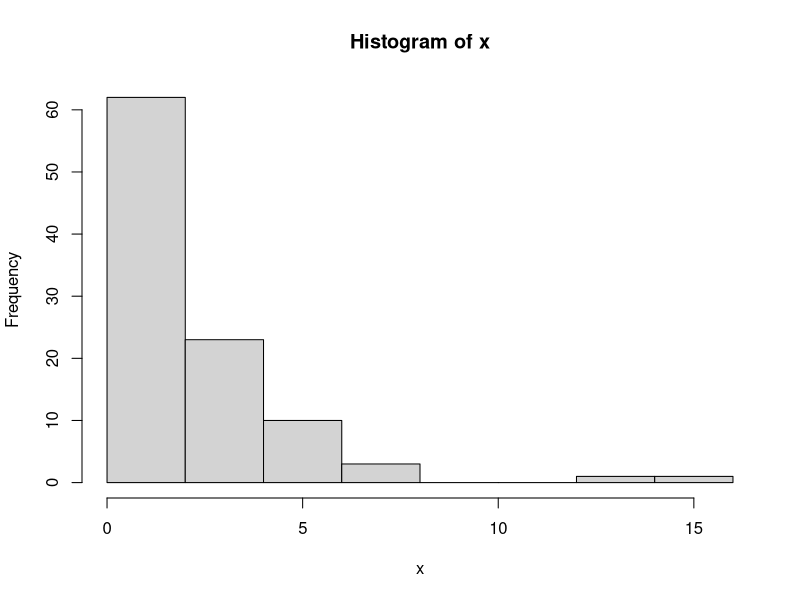
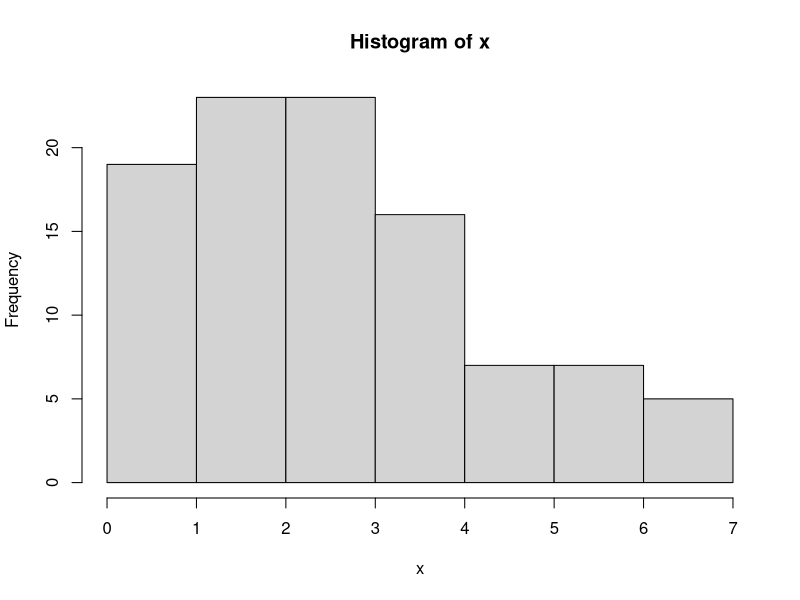
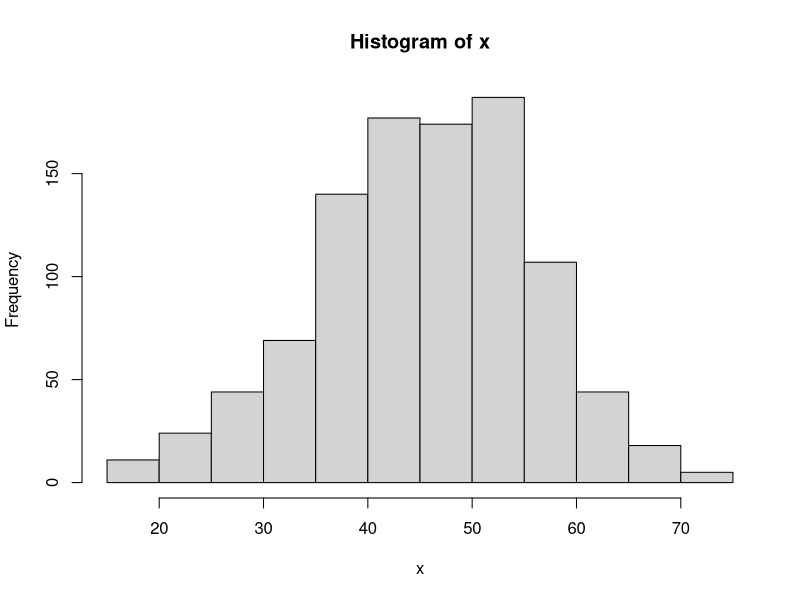
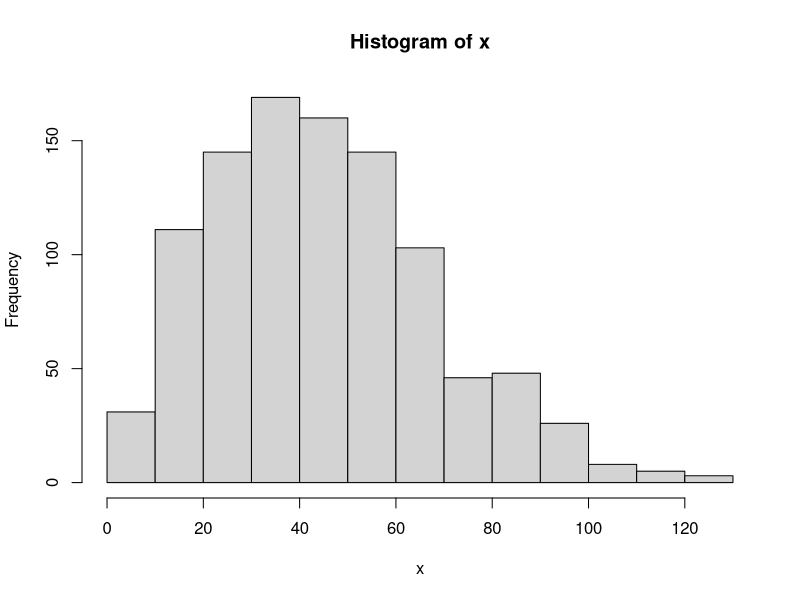
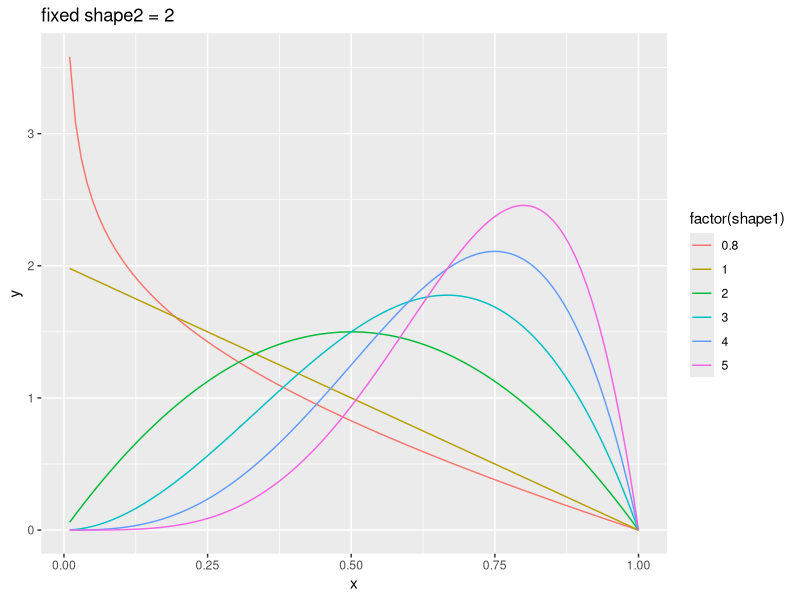

Write R code to recreate these figures, in order.
## ---- chunk 1
library(tidyverse)
set.seed(255)
## ---- chunk 2
x <- rgeom(100, prob = 0.3)

print(mean(x))
hist(x)
## ---- chunk 3
prob <- seq(0.1, 0.7, by = 0.1)
xlist <- map(prob, ~ rgeom(100, .))

tibble(prob = prob, mean = map_dbl(xlist, mean))
## ---- chunk 4
x <- rpois(100, lambda = 3)

print(mean(x))
hist(x)
## ---- chunk 5
x <- rweibull(1000, shape = 5, scale = 50)

mean(x)
hist(x)
## ---- chunk 6
x <- rweibull(1000, shape = 2, scale = 50)

mean(x)
hist(x)
## ---- chunk 7
scale <- 10 ^ (-2:5)
xlist <- map(scale, ~ rweibull(1000, 3, .))

tibble(scale = scale, mean = num(map_dbl(xlist, mean), notation = "si"))
## ---- chunk 8
x <- seq(0, 1, by = 0.01)
shape1 <- c(0.8, 1:5)
X <- expand_grid(x, shape1) %>% 
  filter(x > 0) %>% 
  group_by(shape1) %>% 
  mutate(y = dbeta(x, shape1, shape2 = 2))

ggplot(X, aes(x, y, color = factor(shape1))) +
  geom_line() +
  labs(title = "fixed shape2 = 2")
